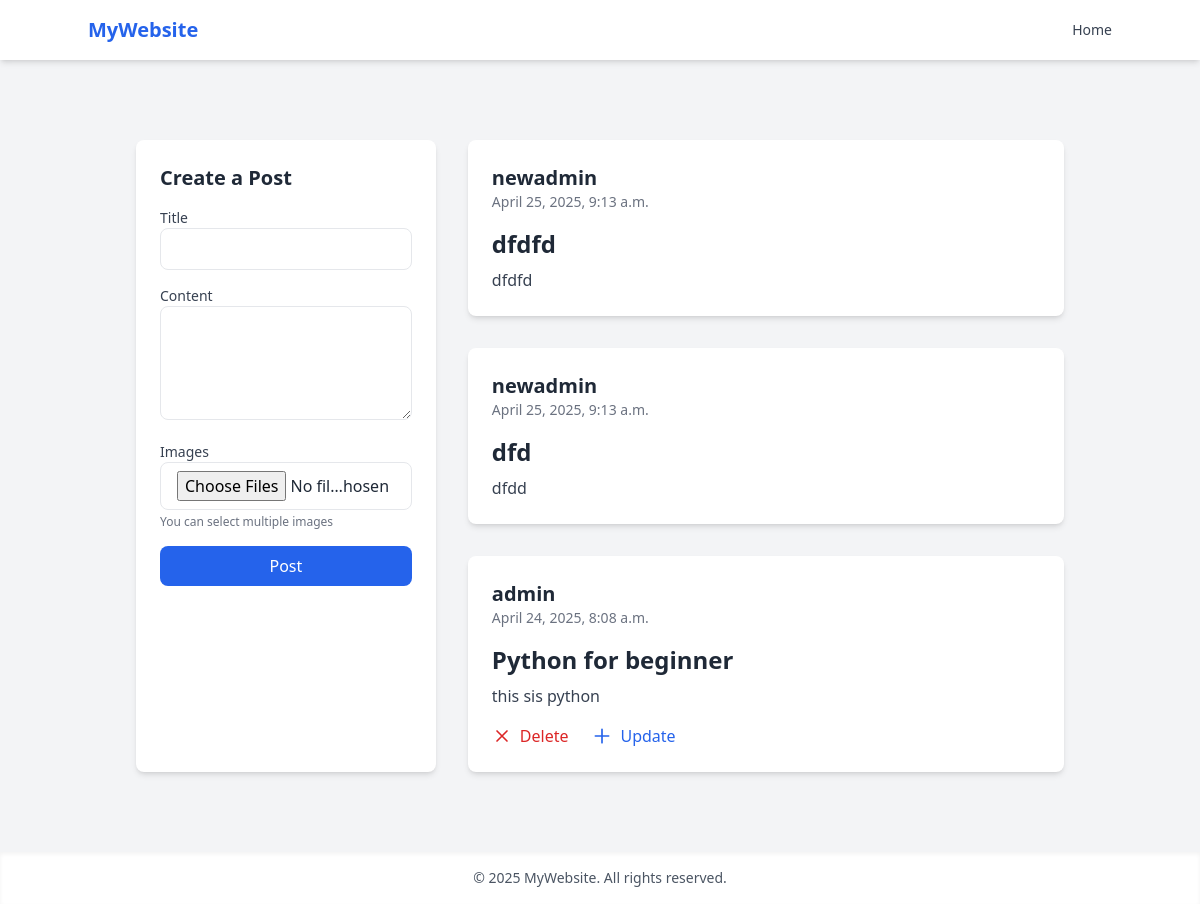
Page / (signed in) on the earlier database version.
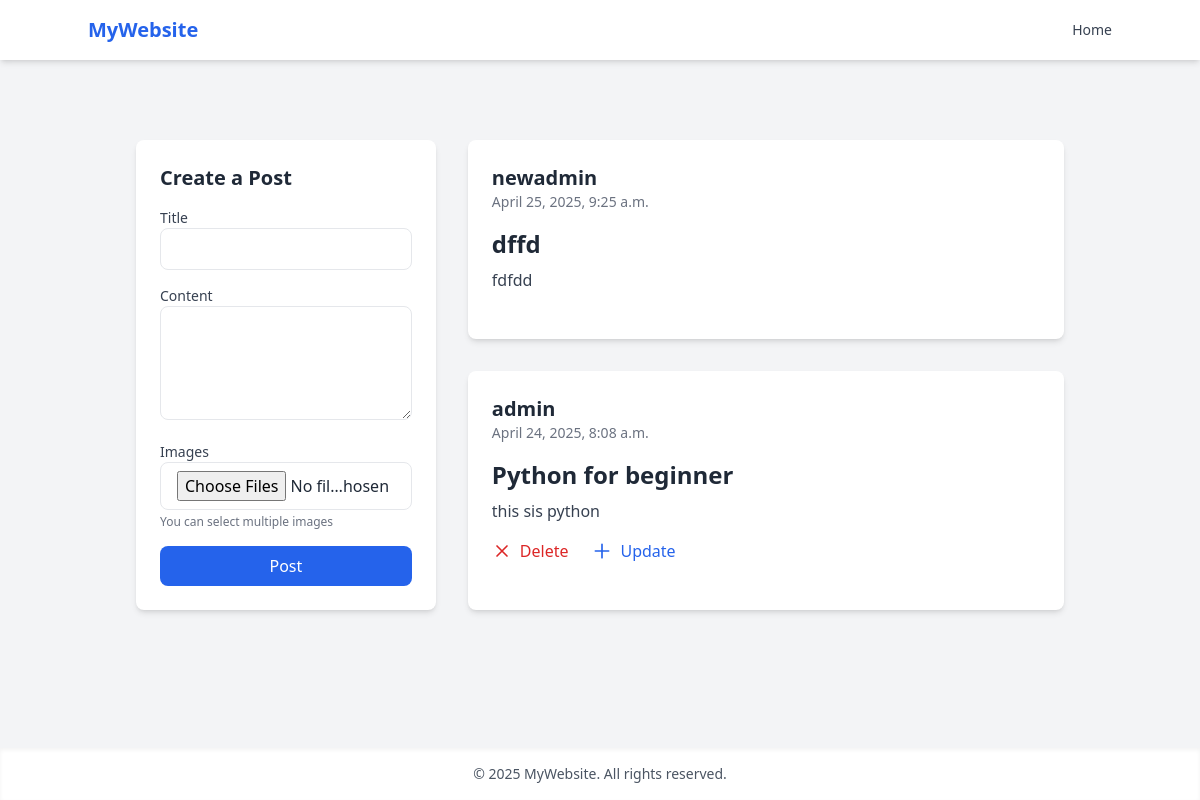
Same page on the later database version.
### app/models.py (models this page shows)
class Post(models.Model):
    user = models.ForeignKey(User,on_delete=models.CASCADE)
    title = models.CharField(max_length=200)
    content = models.TextField()
    created_at = models.DateTimeField(auto_now_add=True,null = True,blank=True)
    updated_at = models.DateTimeField(auto_now=True,null = True,blank=True)

### app/views.py (the view, shortened to what this page needs)
# urls.py: path('',home,name = "home"),
def home(request):
    if request.user.is_authenticated:
        posts = Post.objects.all().order_by("-updated_at")
        return render(request,'index.html',{"posts":posts})
    else:
        return redirect('/login')

### templates/index.html (shortened to what this page needs)
{% extends 'base.html' %}
{%load static%}
{% block content %}
<div class="max-w-7xl mx-auto px-6 py-12">
  <div class="flex flex-col md:flex-row gap-8">
    <div class="w-full md:w-1/3 bg-white p-6 rounded-lg shadow-md">
      <h2 class="text-xl font-bold mb-4">Create a Post</h2>
      <form method="POST" enctype="multipart/form-data" class="space-y-4" novalidate>
        <div>
          <label class="block text-sm font-medium text-gray-700">Title</label>
          <input type="text" name="title" class="w-full px-4 py-2 border rounded-lg focus:outline-none focus:ring-2 focus:ring-blue-400" required>
        </div>
        <div>
          <label class="block text-sm font-medium text-gray-700">Content</label>
          <textarea name="content" rows="4" class="w-full px-4 py-2 border rounded-lg focus:outline-none focus:ring-2 focus:ring-blue-400" required></textarea>
        </div>
        <div>
          <label class="block text-sm font-medium text-gray-700">Images</label>
          <input type="file" name="images" multiple accept="image/*" class="w-full px-4 py-2 border rounded-lg focus:outline-none focus:ring-2 focus:ring-blue-400">
          <p class="text-xs text-gray-500 mt-1">You can select multiple images</p>
        </div>
        <button type="submit" class="w-full bg-blue-600 text-white py-2 rounded-lg hover:bg-blue-700 transition">Post</button>
      </form>
    </div>
    <div class="w-full md:w-2/3 grid grid-cols-1 gap-8">
      {% for post in posts %}
        <div class="bg-white p-6 rounded-lg shadow-md hover:shadow-xl transition-shadow duration-300">
          <div class="flex items-center space-x-4">
            <div>
              <h3 class="text-xl font-semibold">{{ post.user.username }}</h3>
              <p class="text-gray-500 text-sm">{{ post.created_at|date:"F j, Y, g:i a" }}</p>
            </div>
          </div>
          <div class="mt-4">
            <a href="{% url 'postdetail' post.id %}" class="text-2xl font-bold">{{ post.title }}</a>
            <p class="mt-2 text-gray-700">{{ post.content|truncatechars:100 }}</p>
          </div>
          {% if request.user == post.user %}
          <div class="mt-4 flex space-x-6">
            <a href="{% url 'postdelete' post.id %}" class="flex items-center text-red-600 hover:text-red-800">
              <svg xmlns="http://www.w3.org/2000/svg" class="w-5 h-5 mr-2" fill="none" viewBox="0 0 24 24" stroke="currentColor">
                <path stroke-linecap="round" stroke-linejoin="round" stroke-width="2" d="M6 18L18 6M6 6l12 12"/>
              </svg>
              Delete
            </a>
            <a href="{% url 'postupdate' post.id %}" class="flex items-center text-blue-600 hover:text-blue-800">
              <svg xmlns="http://www.w3.org/2000/svg" class="w-5 h-5 mr-2" fill="none" viewBox="0 0 24 24" stroke="currentColor">
                <path stroke-linecap="round" stroke-linejoin="round" stroke-width="2" d="M12 4v16M4 12h16"/>
              </svg>
              Update
            </a>
          </div>
          {% endif %}
        </div>
      {% endfor %}
    </div>
  </div>
</div>
{% endblock %}

### templates/base.html (shortened to what this page needs)
<!DOCTYPE html>
<html lang="en">
<head>
    <script src="https://cdn.tailwindcss.com"></script>
</head>
<body class="bg-gray-100 text-gray-800 min-h-screen flex flex-col">
    <nav class="bg-white shadow-md px-6 py-4">
        <div class="container mx-auto flex justify-between items-center">
            <h1 class="text-xl font-bold text-blue-600">MyWebsite</h1>
            <ul class="flex space-x-6 text-sm font-medium text-gray-700">
                <li><a href="{%url 'home'%}" class="hover:text-blue-500">Home</a></li>
            </ul>
        </div>
    </nav>
    <main class="flex-grow container mx-auto px-6 py-8">
        {% block content %}
        {% endblock content %}
    </main>
    <footer class="bg-white shadow-inner px-6 py-4">
        <div class="container mx-auto text-center text-sm text-gray-600">
            © 2025 MyWebsite. All rights reserved.
        </div>
    </footer>
</body>
</html>

Differences in the rows shown:
removed Post: user.username "newadmin", created_at "April 25, 2025, 9:13 a.m.", title "dfdfd", content "dfdfd"
removed Post: user.username "newadmin", created_at "April 25, 2025, 9:13 a.m.", title "dfd", content "dfdd"
added Post: user.username "newadmin", created_at "April 25, 2025, 9:25 a.m.", title "dffd", content "fdfdd"
